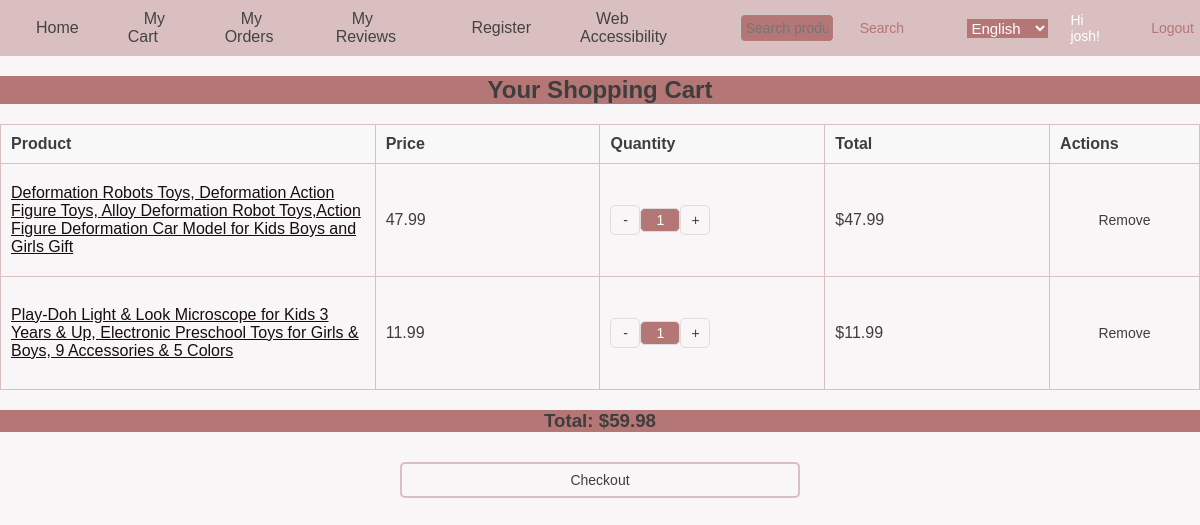
Page /shoppingcart/view_cart/ (signed in) on the earlier database version.
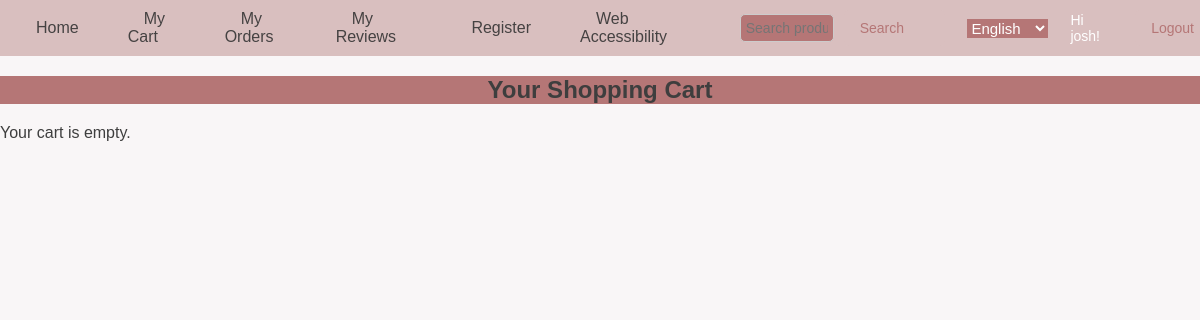
Same page on the later database version.
### shoppingcart/models.py (models this page shows, shortened)
class ShoppingCart(models.Model):
    user = models.ForeignKey(User, on_delete=models.CASCADE)
    product = models.ForeignKey(Product, on_delete=models.CASCADE)
    quantity = models.PositiveIntegerField(default=1)
    created_at = models.DateTimeField(auto_now_add=True)

### ecommerce/models.py (models this page shows, shortened)
class Product(models.Model):
    STATUS_CHOICES = [
        ('stock', _('Stock')),
        ('out_of_stock', _('Out of Stock')),
    ]
    PRODUCT_TYPE_CHOICES = [
        ('tangible', _('Tangible')),
        ('virtual', _('Virtual')),
    ]
    product_id = models.UUIDField(primary_key=True, default=uuid.uuid4,
                                   help_text=_('Unique ID for this product across whole shopping mall'))
    product_name = models.CharField(max_length=300, default="", verbose_name=_("Product Name"))
    price = models.DecimalField(max_digits=10, decimal_places=2, default=0.0)
    is_active = models.BooleanField(default=True)
    description = models.TextField(default="", verbose_name=_("Description"))
    thumbnail_image = models.ImageField(upload_to='product_thumbnails/')
    vendor = models.ForeignKey(Vendor, on_delete=models.CASCADE, related_name='products', default=1)
    stock_quantity = models.PositiveIntegerField(default=0)
    min_age = models.PositiveIntegerField(default=0, help_text=_("Minimum age suitable for the product"))
    max_age = models.PositiveIntegerField(default=0, help_text=_("Maximum age suitable for the product"))
    product_type = models.CharField(max_length=10, choices=PRODUCT_TYPE_CHOICES, default='tangible', verbose_name=_("Product Type"))
    name = models.CharField(max_length=255, default="", verbose_name=_("Product Name"))

### shoppingcart/views.py (the view)
# urls.py: path('view_cart/', views.view_cart, name='view_cart'),  # 查看购物车
@login_required
def view_cart(request):
    cart_items = ShoppingCart.objects.filter(user=request.user)
    total_amount = 0
    for item in cart_items:
        item.total_price = item.product.price * item.quantity
        total_amount += item.total_price
    return render(request, 'view_cart.html', {'cart_items': cart_items, 'total_amount': total_amount})

### templates/view_cart.html (shortened to what this page needs)
{% extends 'base.html' %}
{% load static i18n %}
{% block content %}
<head>
    <link rel="stylesheet" href="{% static 'css/shoppingcart.css' %}">
</head>
<body>
    <h2>{% trans "Your Shopping Cart" %}</h2>
    {% if cart_items %}
        <table>
            <thead>
                <tr>
                    <th>{% trans "Product" %}</th>
                    <th>{% trans "Price" %}</th>
                    <th>{% trans "Quantity" %}</th>
                    <th>{% trans "Total" %}</th>
                    <th>{% trans "Actions" %}</th>
                </tr>
            </thead>
            <tbody>
                {% for item in cart_items %}
                    <tr>
                        <td><a href="{% url 'product_detail' item.product.product_id %}">{{ item.product.product_name }}</a></td>
                        <td>{{ item.product.price }}</td>
                        <td>
                            <form method="POST" action="{% url 'update_cart' item.id %}" class="quantity-form">
                                <button type="submit" name="action" value="decrease" class="quantity-button">-</button>
                                <input type="number" name="quantity" value="{{ item.quantity }}" min="1" class="quantity-input" required>
                                <button type="submit" name="action" value="increase" class="quantity-button">+</button>
                            </form>
                        </td>
                        <td>${{ item.total_price }}</td>
                        <td>
                            <form method="POST" action="{% url 'remove_from_cart' item.id %}">
                                <button type="submit" class="remove-button">{% trans "Remove" %}</button>
                            </form>
                        </td>
                    </tr>
                {% endfor %}
            </tbody>
        </table>
        <h3>{% trans "Total" %}: ${{ total_amount }}</h3>
        <form action="{% url 'checkout' %}" method="post">
            <button type="submit" class="btn btn-success">{% trans "Checkout" %}</button>
        </form>
    {% else %}
        <p>{% trans "Your cart is empty." %}</p>
    {% endif %}
</body>
{% endblock %}

### templates/base.html (shortened to what this page needs)
<!DOCTYPE html>
<html lang="{{ LANGUAGE_CODE }}">
<head>
    {% load static i18n %}
    <link rel="stylesheet" href="{% static 'css/base.css' %}">
    <link rel="stylesheet" href="https://cdnjs.cloudflare.com/ajax/libs/font-awesome/5.15.4/css/all.min.css">
</head>
<body>
    <div id="menu" class="nav-container">
        <ul>
            <li><a href="{% url 'home' %}">{% trans "Home" %}</a></li>
            {% if user.is_authenticated %}
                <li><a href="{% url 'shopping_cart' %}">{% trans "My Cart" %}</a></li>
                <li><a href="{% url 'order_list' %}">{% trans "My Orders" %}</a></li>
                <li><a href="{% url 'my_reviews' %}">{% trans "My Reviews" %}</a></li>
                <li><a href="{% url 'register' %}">{% trans "Register" %}</a></li>
            {% else %}
                <li><a href="{% url 'shopping_cart' %}">{% trans "My Cart" %}</a></li>
                <li><a href="{% url 'order_list' %}">{% trans "My Orders" %}</a></li>
                <li><a href="{% url 'login' %}">{% trans "Login" %}</a></li>
                <li><a href="{% url 'register' %}">{% trans "Register" %}</a></li>
            {% endif %}
            <li><a href="#" id="accessibility-btn">{% trans "Web Accessibility" %}</a></li>
        </ul>
        <div class="user nav-right">
            <form method="get" action="{% url 'home' %}">
                <input type="text" name="q" placeholder="{% trans 'Search product' %}">
                <button type="submit">{% trans 'Search' %}</button>
            </form>
            <form method="post" action="{% url 'set_language' %}">
                <select name="language" onchange="this.form.submit()" style="font-size: 0.875rem;">
                    <option value="en" {% if LANGUAGE_CODE == 'en' %}selected{% endif %}>English</option>
                </select>
            </form>
            {% if request.user.is_authenticated %}
            <p>{% trans "Hi" %} {{ user.username }}!</p>
            <form action="{% url 'logout' %}" method="post">
                <button type="submit">{% trans "Logout" %}</button>
            </form>
            {% endif %}
        </div>
    </div>
    <div id="content-wrapper">
        {% block content %}
        {% endblock content %}
    </div>
</body>
</html>

### static/css/base.css (style rules this page uses)
:root { --bg-color: #F9F6F7; --text-color: #3E3E3E; --button-bg: #b57676; --button-text: #FFFFFF; --border-color: #D9BFBF; --link-color: #180d0d; --hover-bg: #a75b5b; --hover-text: #FFFFFF; }
body { cursor:auto; font-family: Arial, Helvetica, sans-serif; font-size: 1rem; color: var(--text-color) !important; margin: 0; padding: 0; box-sizing: border-box; transform-origin: top left; width: auto; min-width: 100vw; background-color: var(--bg-color, #ffffff); }
select, option { font-size: inherit !important; }
form { max-width: 400px; margin: 20px auto; padding: auto; background-color:transparent; border-radius: 8px; }
input, button { width: 100%; padding: 10px; margin-top:10px; margin-bottom: 10px; border: 1px solid #ccc; border-radius: 5px; font-size: 0.875rem; padding: 0.5rem 1rem; }
button { background-color: #004c99; color: white; border: none; cursor: pointer; transition: background-color 0.3s ease; }
#menu, .product-info, button, body { background-color: var(--bg-color) !important; color: var(--text-color) !important; }
#menu { background-color: var(--border-color) !important; color: var(--button-bg) !important; overflow: hidden; margin: 0; display: flex; justify-content: space-between; align-items: center; padding: 10px 20px; height:auto; flex-wrap: nowrap; width: 100%; position: fixed; top: 0px; z-index: 1000; }
#menu ul { list-style: none; margin: 0; padding: 0; display: flex; align-items: center; flex-wrap: nowrap; gap: 8px; }
#menu ul li { display: inline; margin-right: 15px; }
#menu ul a { text-decoration: none; color: #454242; height: 36px; padding: 8px 16px; transition: background-color 0.3s ease; border-radius: 5px; }
.user { color: white; font-size: 15px; display: flex; align-items: center; gap: 10px; height: 36px; margin-left: 20px; }
.user p { margin: 0 10px 0 0; font-size: 14px; color: white; }
.user button { margin:10px; padding: 8px 16px !important; height: 36px; align-items: center; display: flex; background-color: var(--border-color) !important; color: var(--button-bg) !important; border: none; color: white; border-radius: 5px; cursor: pointer; }
.user.nav-right { display: flex; align-items: center; flex-wrap: nowrap; }
.nav-container { display: flex; align-items: center; justify-content: space-between; flex-wrap: nowrap; width: 100%; overflow: hidden; max-height: 60px; }
.nav-container a, .nav-container button, .nav-container select { margin-right: 10px; }
html { overflow-x: auto; overflow-y: auto; width: 100%; min-width: 100vw; }
body { background-color: var(--bg-color); color: var(--text-color); }
button { background-color: var(--button-bg); color: var(--button-text); border: 1px solid var(--border-color); }
a { color: var(--button-bg); }
button, input, select { background-color: var(--button-bg); color: var(--button-text); border: 2px solid var(--border-color); }
a { color: var(--link-color); }
[data-theme] #menu, .product-info, button, body { background-color: var(--bg-color) !important; color: var(--text-color) !important; }
#menu { background-color: var(--button-bg); color: var(--button-text); }
body { min-height: 100vh; }
h2, h3 { text-align: center; color: var(--text-color); background-color: var(--button-bg); }

### templates/base.html (style rules this page uses)
.nav-container { display: flex; align-items: center; justify-content: space-between; width: 100%; }
.nav-right { display: flex; align-items: center; gap: 10px; }
.nav-right form { display: flex; align-items: center; }
.nav-right input[type="text"] { padding: 5px; border: 1px solid #ccc; border-radius: 5px; }
.nav-right button { padding: 5px 10px; background-color: #007bff; color: white; border: none; border-radius: 5px; cursor: pointer; }

Differences in the rows shown:
removed ShoppingCart: product.product_name "Deformation Robots Toys, Deformation Action Figure Toys, Alloy Deformation Robot Toys,Action Figure Deformation Car Model for Kids Boys and Girls Gift", product.price "47.99", quantity "1", total_price "47.99"
removed ShoppingCart: product.product_name "Play-Doh Light & Look Microscope for Kids 3 Years & Up, Electronic Preschool Toys for Girls & Boys, 9 Accessories & 5 Colors", product.price "11.99", quantity "1", total_price "11.99"
Other differences:
{{ total_amount }}: "59.98" → (not shown)
text no longer shown: "Product Price Quantity Total Actions Total : $ Checkout"
text now shown: "Your cart is empty."
